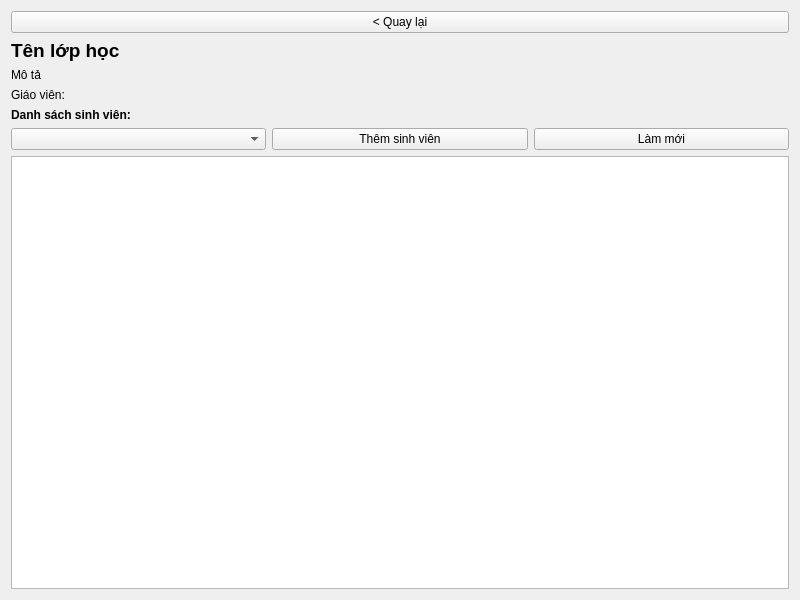
<?xml version="1.0" encoding="UTF-8"?>
<ui version="4.0">
 <class>ClassDetail</class>
 <widget class="QWidget" name="ClassDetail">
  <property name="geometry">
   <rect>
    <x>0</x>
    <y>0</y>
    <width>800</width>
    <height>600</height>
   </rect>
  </property>
  <property name="windowTitle">
   <string>Class Detail</string>
  </property>
  <layout class="QVBoxLayout" name="verticalLayout">
   <item>
    <widget class="QPushButton" name="backButton">
     <property name="text">
      <string>&lt; Quay lại</string>
     </property>
    </widget>
   </item>
   <item>
    <widget class="QLabel" name="classNameLabel">
     <property name="text">
      <string>Tên lớp học</string>
     </property>
     <property name="font">
      <font>
       <pointsize>14</pointsize>
       <weight>75</weight>
       <bold>true</bold>
      </font>
     </property>
    </widget>
   </item>
   <item>
    <widget class="QLabel" name="descriptionLabel">
     <property name="text">
      <string>Mô tả</string>
     </property>
    </widget>
   </item>
   <item>
    <widget class="QLabel" name="teacherLabel">
     <property name="text">
      <string>Giáo viên: </string>
     </property>
    </widget>
   </item>
   <item>
    <widget class="QLabel" name="label">
     <property name="text">
      <string>Danh sách sinh viên:</string>
     </property>
     <property name="font">
      <font>
       <weight>75</weight>
       <bold>true</bold>
      </font>
     </property>
    </widget>
   </item>
   <item>
    <layout class="QHBoxLayout" name="addStudentLayout">
     <item>
      <widget class="QComboBox" name="studentComboBox"/>
     </item>
     <item>
      <widget class="QPushButton" name="addStudentButton">
       <property name="text">
        <string>Thêm sinh viên</string>
       </property>
      </widget>
     </item>
     <item>
      <widget class="QPushButton" name="refreshButton">
       <property name="text">
        <string>Làm mới</string>
       </property>
      </widget>
     </item>
    </layout>
   </item>
   <item>
    <widget class="QListWidget" name="studentListWidget"/>
   </item>
  </layout>
 </widget>
 <resources/>
 <connections/>
</ui>
